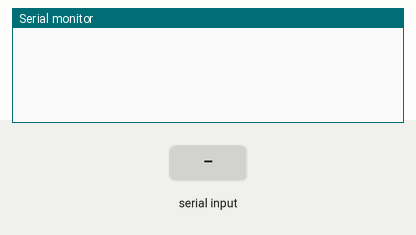
This sketch was run on a simulated Arduino Uno, built with avr-gcc and run on an emulated ATmega328P. Parts: the last lines printed to the serial monitor. The inputs (shaded band) are chosen by the test bench.

Above: at 1.2 s.
1.3 s: "90,45\n" received over Serial
At 1.6 s:
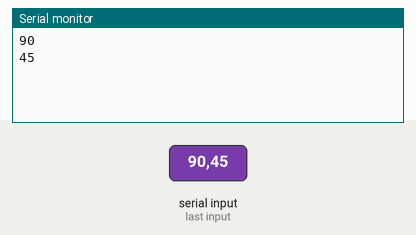
2.8 s: "30,150\n" received over Serial
At 4.7 s:
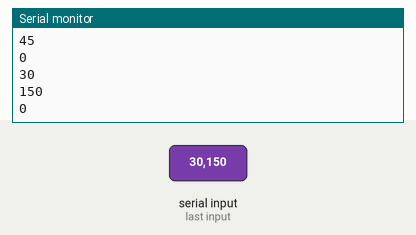
Timing chart, 0 to 6.2 s (numbered marks = the images above; inputs shaded):
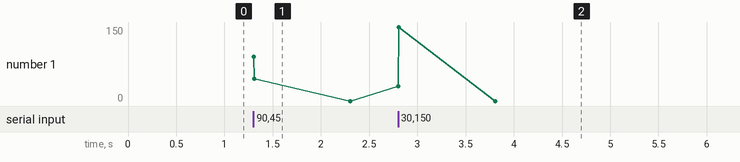

The sketch:

sketch_mar22a.ino
```cpp
void setup() {
  // put your setup code here, to run once:
  Serial.begin(9600);
}

void loop() {
  // Task 1: print Hello World to the serial monitor
  // (This is Tx, arduino is sending to laptop)
  // see the output in the serial monitor by clicking the magnifying glass in the upper right of this window
  //Serial.println("Hello World");
  //delay(1000);

  // Task 2: "Echo"
  // Write code that will receive input from laptop to arduino
  // (watch for "no line ending" vs "new line" in the serial monitor)
  //int x = Serial.read();
  //if (x != -1){
  //  Serial.println(x);
  //}
  //delay(1000); // this was useful before we had the if statement

  // Task 3: refine
  if (Serial.available()){
    int x = Serial.parseInt();
    Serial.println(x);
  }
}
```

Measured:
- after the input at 1.3 s, the serial monitor: prints a new line at once (image 1)
- after the input at 2.8 s, the serial monitor: prints a new line at once (image 2)
